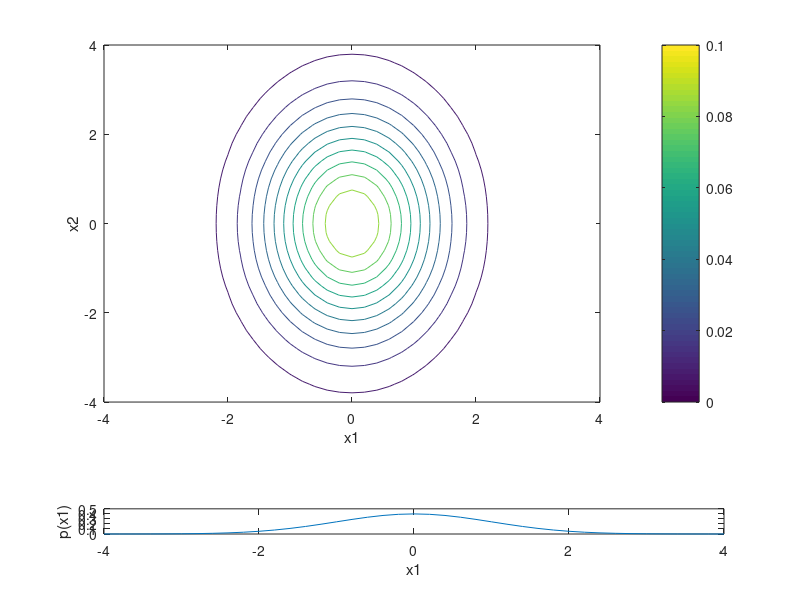
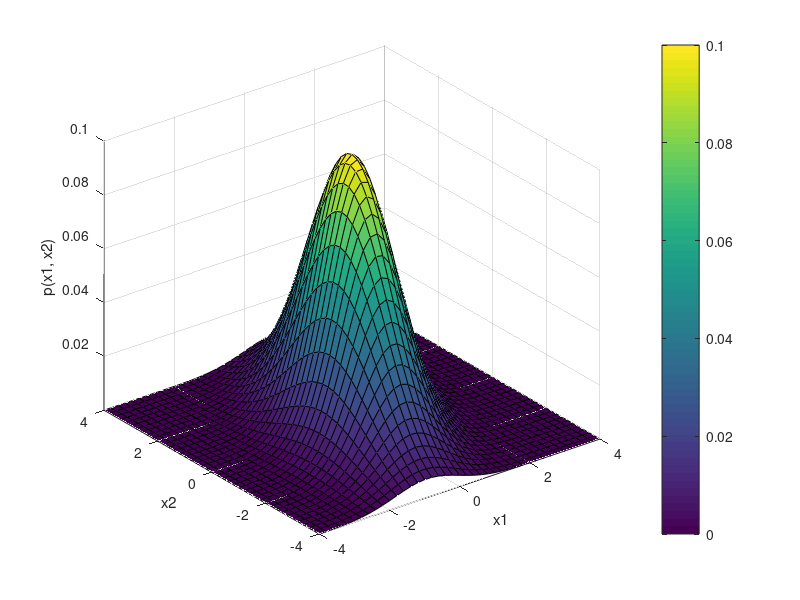
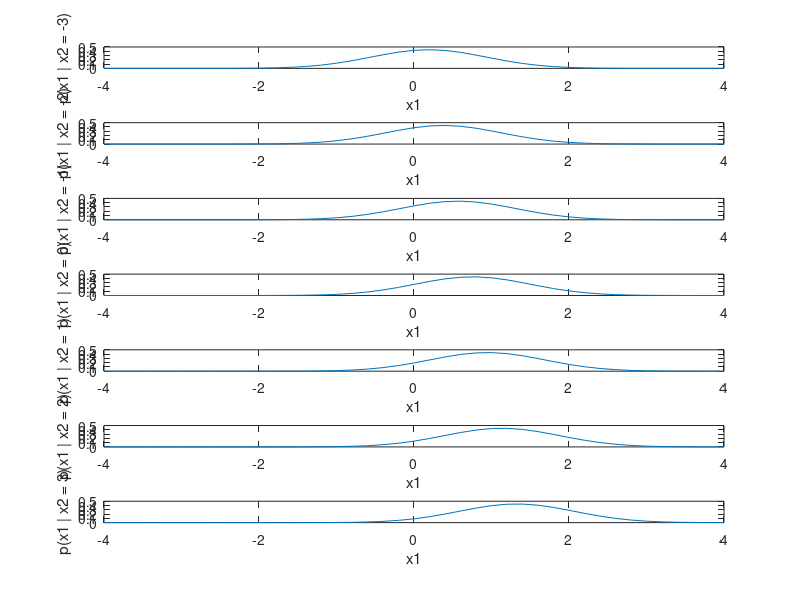

Source code (MATLAB) for these figures, in order:
function ex1()
mu = [0 0];
Sigma = [1, 0; 0, 3];
x1 = -4:.2:4
[X1,X2] = meshgrid(x1,x1);
F = mvnpdf([X1(:) X2(:)],mu,Sigma);
F = reshape(F,length(x1),length(x1));

figure();
subplot(8,1,1:6);
contour(X1, X2, F);
colorbar();
xlabel('x1');
ylabel('x2');
caxis([0, 0.1]);

subplot(8,1,8);
plot(x1, mvnpdf(x1(:), mu(1), Sigma(1)));
xlabel('x1');
ylabel('p(x1)');
axis([-4, 4, 0, 0.5]);

mu = [0 0];
Sigma = [1, .7; .7, 3];
x1 = -4:.2:4
[X1,X2] = meshgrid(x1,x1);
F = mvnpdf([X1(:) X2(:)],mu,Sigma);
F = reshape(F,length(x1),length(x1));

figure();
surf(x1,x1,F);
colorbar();
xlabel('x1');
ylabel('x2');
zlabel('p(x1, x2)');
axis tight;
caxis([0, 0.1]);

figure();
Lambda = inv(Sigma);

for i=1:7
    subplot(7,1,i);
    plot(x1, mvnpdf(x1(:), -inv(Lambda(1)) * Lambda(2) * (repmat(i, size(x1(:))) - x1(:)), inv(Lambda(1))));
    xlabel('x1');
    ylabel(sprintf('p(x1 | x2 = %i)', -4 + i));
    axis([-4, 4, 0, 0.5]);
end
